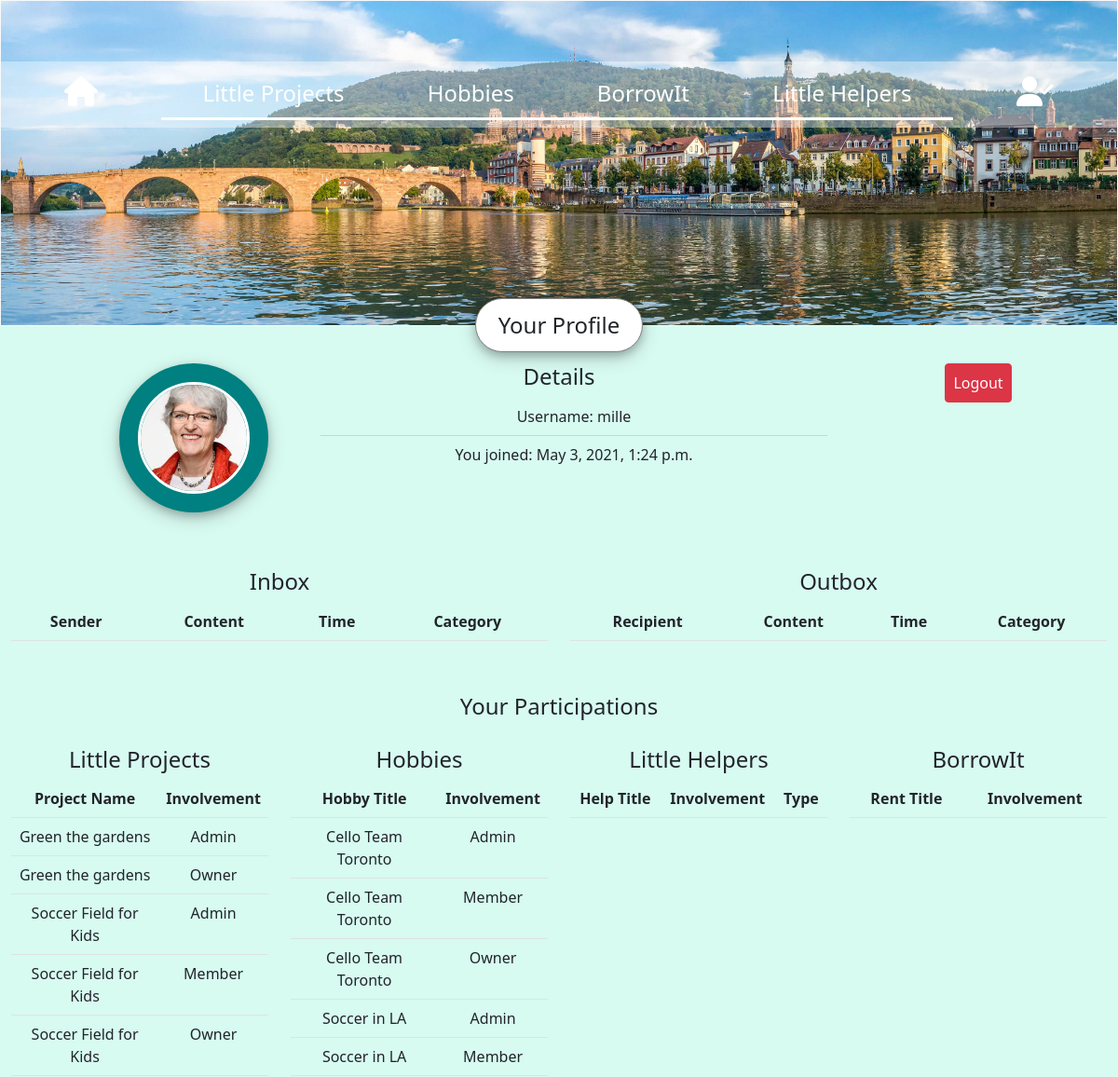
The page /profilePage (signed in, upper part) on the database as committed earlier.
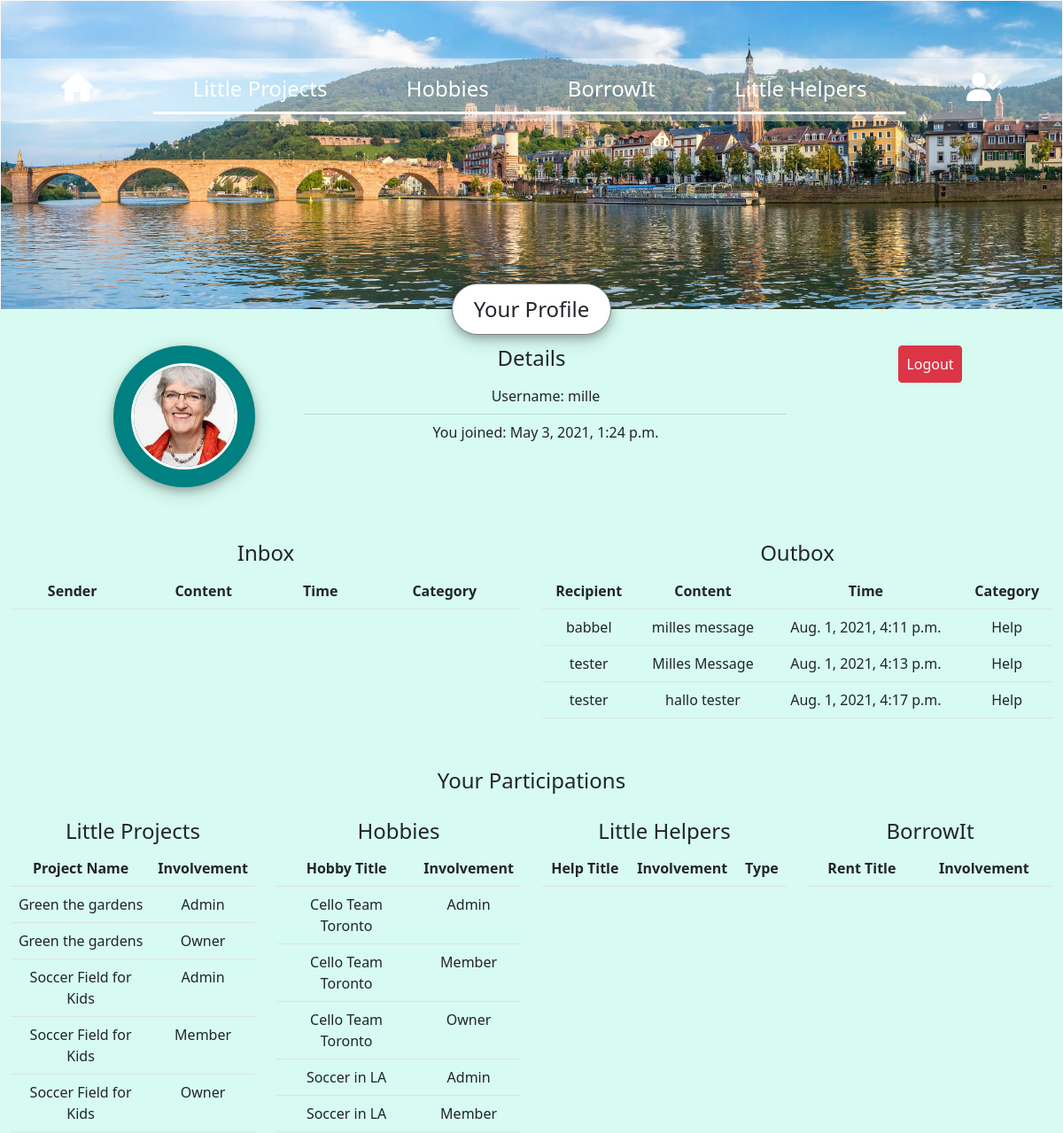
The same page on the database as committed later.
### yayberhood/models.py (models this page shows)
class User(AbstractUser):
    profilePhotoUrl = models.CharField(max_length=255)

class Project(models.Model):
    projectCreationTimestamp = models.DateTimeField(auto_now_add=True)
    projectOwner = models.ForeignKey(User, on_delete=models.CASCADE, related_name="projectOwnerships")
    projectName = models.CharField(max_length=255)
    projectDescriptionDetailed = models.TextField(blank=False)
    projectDescriptionShort = models.TextField(blank=False)
    projectAdmins = models.ManyToManyField(User, related_name="projectsWithAdminRightsForThisUser")
    projectDonation_bool = models.BooleanField(default=False)
    projectDonation_value = models.IntegerField(default=0)
    projectMembers = models.ManyToManyField(User, related_name="projectMemberships")

class HobbyGroup(models.Model):
    hobbyGroupCreationTimestamp = models.DateTimeField(auto_now_add=True)
    hobbyGroupOwner = models.ForeignKey(User, on_delete=models.CASCADE, related_name="hobbyGroupOwnerships")
    hobbyGroupName = models.CharField(max_length=255)
    hobbyGroupDescriptionDetailed = models.TextField(blank=False)
    hobbyGroupDescriptionShort = models.TextField(blank=False)
    hobbyGroupAdmins = models.ManyToManyField(User, related_name="hobbyGroupsWithAdminRightsForThisUser")
    hobbyGroupMembers = models.ManyToManyField(User, related_name="hobbyGroupMemberships")
    hobbyGroupCategories = models.CharField(max_length=15)

class Message(models.Model):
    messageOwner = models.ForeignKey(User, on_delete=models.CASCADE, related_name="messageOwnerships")
    messageRecipient = models.ForeignKey(User, on_delete=models.CASCADE, related_name="recipientOfMessages", blank=True)
    messageTimestamp = models.DateTimeField(auto_now_add=True)
    messageContent = models.TextField(blank=True)
    MessageTypes = models.TextChoices('messageTypes', 'Project HobbyGroup Help Rental')
    messageType = models.CharField(blank=True, choices = MessageTypes.choices, max_length=10)

### yayberhood/views.py (the view)
# urls.py: path("profilePage", views.profilePage_view, name="profilePage"),
def profilePage_view(request):
    curr_user = request.user
    outbox = curr_user.messageOwnerships.all()
    inbox = curr_user.recipientOfMessages.all()
    little_project_participations = check_user_participations_projects(request)
    hobby_participations = check_user_participations_hobbies(request)
    little_helper_participations = check_user_participations_helps(request)
    borrow_it_participations = check_user_participations_rentals(request)
    return render(request,"yayberhood/profilePage.html", {
        "curr_user": curr_user,
        "inbox": inbox,
        "outbox": outbox,
        "project_participations": little_project_participations,
        "hobby_participations": hobby_participations,
        "little_helper_participations": little_helper_participations,
        "borrow_it_participations": borrow_it_participations
        })

### yayberhood/views.py (called while the page is built)
def check_user_participations_projects(request):
    curr_user = request.user
    project_ownerships = curr_user.projectOwnerships.all()
    project_memberships = curr_user.projectMemberships.all()
    project_adminships = curr_user.projectsWithAdminRightsForThisUser.all()
    project_participations = []
    for project_participation in project_ownerships:
        project_info = [project_participation.projectName, "Owner"]
        project_participations.append(project_info)
    for project_participation in project_memberships:
        project_info = [project_participation.projectName, "Member"]
        project_participations.append(project_info)
    for project_participation in project_adminships:
        project_info = [project_participation.projectName, "Admin"]
        project_participations.append(project_info)
    project_participations.sort()
    return project_participations

def check_user_participations_helps(request):
    curr_user = request.user
    help_ownerships = curr_user.helpOwnerships.all()
    help_participations = []
    for help_participation in help_ownerships:
        help_info = [help_participation.helpTitle, "Owner", help_participation.helpType]
        help_participations.append(help_info)
    help_participations.sort()
    return help_participations

def check_user_participations_rentals(request):
    curr_user = request.user
    rental_ownerships = curr_user.rentalsOwnerships.all()
    rental_borrowed = curr_user.rentalsBorrowedByUser.all()
    rental_participations = []
    for rental_participation in rental_ownerships:
        rental_info = [rental_participation.rentalTitle, "Owner"]
        rental_participations.append(rental_info)
    for rental_participation in rental_borrowed:
        rental_info = [rental_participation.rentalTitle, "Borrower"]
        rental_participations.append(rental_info)
    rental_participations.sort()
    return rental_participations

### yayberhood/templates/yayberhood/profilePage.html (shortened to what this page needs)
{% extends "yayberhood/layout.html" %}
{% load static %}
{% block stylesheet %}
    <link href="{% static 'yayberhood/css/profilePage.css' %}" rel="stylesheet">
{% endblock %}
{% block body %}
    <div class="pageTitle-container">
        <p class="pageTitle">Your Profile</p>
    </div>
    <div class="row" style="margin-top: 40px; text-align: center;">
        <div class="col-3">
            <div class="profilePhotoBorder">
                <img class="profilePhoto" src={{curr_user.profilePhotoUrl}} >
            </div>
        </div>
        <div class="col-6" style="text-align: center;">
            <h4>Details</h4>
            <ul class="list-group-flush" style="background-color: inherit;" >
                <li class="list-group-item" style="background-color: inherit;">Username: {{curr_user.username}}</li>
                <li class="list-group-item" style="background-color: inherit;;">You joined: {{curr_user.date_joined}}</li>
            </ul>
        </div>
        <div class="col-3">
            <a href="{% url 'logout' %}" style="text-decoration: none; color: inherit;">
                <button class="btn btn-danger" href="{% url 'logout' %}" style="text-align: center; color: white;padding: 8px">
                    Logout
                </button>
            </a>
        </div>
    </div>
    <div class="row" style="margin-top: 60px; text-align: center;">
        <div class="col-6">
            <h4>Inbox</h4>
            <table class="table">
                <tr>
                    <th>Sender</th>
                    <th>Content</th>
                    <th>Time</th>
                    <th>Category</th>
                </tr>
            </table>
        </div>
        <div class="col-6">
            <h4>Outbox</h4>
            <table class="table">
                <tr>
                    <th>Recipient</th>
                    <th>Content</th>
                    <th>Time</th>
                    <th>Category</th>
                </tr>
                {% for out_message in outbox%}
                    <tr>
                        <td>
                            {{out_message.messageRecipient}}
                        </td>
                        <td>
                            {{out_message.messageContent}}
                        </td>
                        <td>
                            {{out_message.messageTimestamp}}
                        </td>
                        <td>
                            {{out_message.messageType}}
                        </td>
                    </tr>
                {% endfor %}
            </table>
        </div>
    </div>
    <div class="row" style="margin-top: 40px; text-align: center;">
        <h4>Your Participations</h4>
    </div>
    <div class="row" style="margin-top: 20px; text-align: center;">
        <div class="col-3">
            <h4>Little Projects</h4>
            <table class="table">
                <tr>
                    <th>Project Name</th>
                    <th>Involvement</th>
                </tr>
                    {% for project_participation in project_participations %}
                    <tr>
                        <td>{{ project_participation.0 }}</td>
                        <td>{{ project_participation.1 }}</td>
                    </tr>
                    {% endfor %}
            </table>
        </div>
        <div class="col-3">
            <h4>Hobbies</h4>
            <table class="table">
                <tr>
                    <th>Hobby Title</th>
                    <th>Involvement</th>
                </tr>
                    {% for hobby_participation in hobby_participations %}
                    <tr>
                        <td>{{ hobby_participation.0 }}</td>
                        <td>{{ hobby_participation.1 }}</td>
                    </tr>
                    {% endfor %}
            </table>
        </div>
        <div class="col-3">
            <h4>Little Helpers</h4>
            <table class="table">
                <tr>
                    <th>Help Title</th>
                    <th>Involvement</th>
                    <th>Type</th>
                </tr>
            </table>
        </div>
        <div class="col-3">
            <h4>BorrowIt</h4>
            <table class="table">
                <tr>
                    <th>Rent Title</th>
                    <th>Involvement</th>
                </tr>
            </table>
        </div>
    </div>
{% endblock %}

### yayberhood/templates/yayberhood/layout.html (shortened to what this page needs)
{% load static %}
<!DOCTYPE html>
<html lang="en">
    <head>
        <link href="https://cdn.jsdelivr.net/npm/bootstrap@5.0.0-beta3/dist/css/bootstrap.min.css" rel="stylesheet">
        <link href="{% static 'yayberhood/css/layout.css' %}" rel="stylesheet">
        {% block stylesheet %}
        {% endblock %}
    </head>
    <body>
        <div class="background">
            <div class="headerImg border border-light">
                <nav class="navbar navbar-expand-lg navbar-skin" >
                    <div class="navbar-nav navbar-skin">
                        <a class="nav-item nav-link" href="{% url 'index' %}" style="margin-left: 60px; margin-right: 60px; ">
                            <i class="fas fa-home" style="font-size: 32px"></i>
                        </a>
                        <div class="navbar-nav navbar-skin border-3">
                            <a class="nav-item nav-link" href="{% url 'littleProjects' %}">Little Projects</a>
                            <a class="nav-item nav-link" href="{% url 'hobbies' %}">Hobbies</a>
                            <a class="nav-item nav-link" href="{% url 'borrowIt' %}">BorrowIt</a>
                            <a class="nav-item nav-link" href="{% url 'littleHelpers' %}">Little Helpers</a>
                        </div>
                        {% if user.is_authenticated %}
                            <a class="nav-item nav-link" href="{% url 'profilePage' %}" style="margin-left: 60px; margin-right: 60px">
                                <i class="fas fa-user-check"  style="font-size: 32px"></i>
                            </a>
                        {% else %}
                            <a class="nav-item nav-link" href="{% url 'login' %}" style="margin-left: 60px; margin-right: 60px">
                                <i class="far fa-user"  style="font-size: 32px"></i>
                            </a>
                        {% endif %}
                    </div>
                </nav>
            </div>
            {% block body %}
            {% endblock %}
        </div>
    </body>
</html>

### yayberhood/static/yayberhood/css/layout.css (style rules this page uses)
.background { background-color: #d7faf1; z-index: 0; }
.headerImg { background-image: url("/static/yayberhood/img/Heidelberg.jpg"); min-height: 350px; background-position: center; background-repeat: no-repeat; background-size: cover; position: relative; z-index: 1; }
.navbar { top: 65px; width: 100%; border-bottom-color: white; border-bottom-width: 10px; text-align: center; background: rgba(255, 255, 255, 0.4); }
.navbar-skin { width: 100%; border-bottom-color: white; border-bottom-width: 10px; text-align: center; }
.nav-link { color: white; margin-left: auto; margin-right: auto; width: fit-content; font-size: 24px; border-bottom-color: white ; transition: .3s ease; }
.border-3 { border-bottom-style: solid; border-bottom-color: white; border-bottom-width: 3px; }
.pageTitle-container { width: 100%; position: absolute; top: 320px; width: 100%; z-index: 1; }
.pageTitle { width: 15%; margin: auto; padding-top: 10px; padding-bottom: 10px; border-style: solid; border-radius: 50px; border-width: 1px; border-color: grey; font-size: 24px; text-align: center; z-index: inherit; background-color: white; box-shadow: 0 4px 8px 0 rgba(0, 0, 0, 0.2), 0 6px 20px 0 rgba(0, 0, 0, 0.19); }

### yayberhood/static/yayberhood/css/profilePage.css (style rules this page uses)
.row { margin-left: auto; margin-right: auto; }
.profilePhoto { height: 120px; width: 120px; border-radius: 50%; border-style: solid; border-color: white; object-fit: cover; }
.profilePhotoBorder { background-color: teal; border-radius: 50%; width: fit-content; padding: 20px; margin-left: auto; margin-right: 0pc; box-shadow: 0 4px 8px 0 rgba(0, 0, 0, 0.2), 0 6px 20px 0 rgba(0, 0, 0, 0.19); }

Rows that differ between the two databases and show on the page:
added Message: messageRecipient "babbel", messageContent "milles message", messageTimestamp "Aug. 1, 2021, 4:11 p.m.", messageType "Help"
added Message: messageRecipient "tester", messageContent "Milles Message", messageTimestamp "Aug. 1, 2021, 4:13 p.m.", messageType "Help"
added Message: messageRecipient "tester", messageContent "hallo tester", messageTimestamp "Aug. 1, 2021, 4:17 p.m.", messageType "Help"
